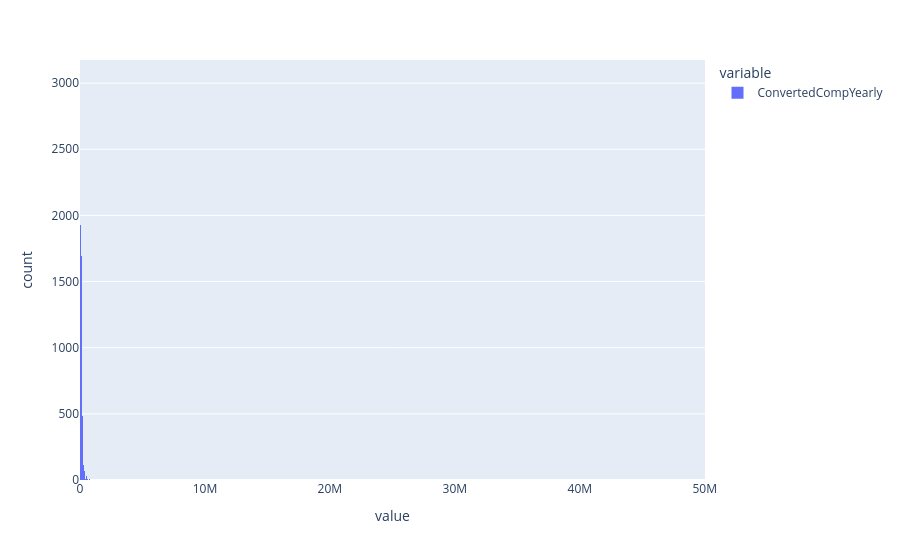

Notebook code cell kept with this figure:
### Code cell
px.histogram(train_data[TARGET])

### Figure 1 — Plotly figure (JSON) as saved in the notebook; plotly's stock layout.template omitted (floating-point values rounded to 4 significant figures; data arrays with more than 128 entries replaced by an {"elided": "..."} marker saying what was removed)
{"data": [{"bingroup": "x", "hovertemplate": "variable=ConvertedCompYearly<br>value=%{x}<br>count=%{y}<extra></extra>", "legendgroup": "ConvertedCompYearly", "marker": {"color": "#636efa", "pattern": {"shape": ""}}, "name": "ConvertedCompYearly", "orientation": "v", "showlegend": true, "type": "histogram", "x": {"elided": "19157 float values"}, "xaxis": "x", "yaxis": "y"}], "layout": {"barmode": "relative", "legend": {"title": {"text": "variable"}, "tracegroupgap": 0}, "margin": {"t": 60}, "xaxis": {"anchor": "y", "domain": [0, 1], "title": {"text": "value"}}, "yaxis": {"anchor": "x", "domain": [0, 1], "title": {"text": "count"}}}}
